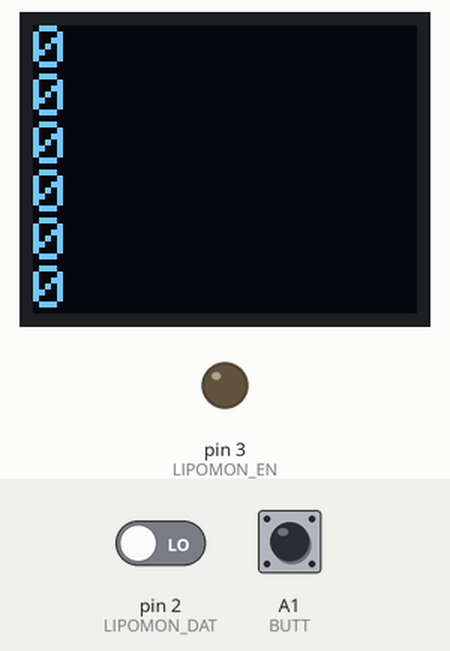
Simulated run of this sketch. Board: Arduino Uno, built with avr-gcc and run on an emulated ATmega328P. On the bench: 64×48 one-colour display, output pins drawn as LEDs (lit = HIGH). Inputs (shaded band) come from the test bench; at power-on: A1 (BUTT) HIGH, pin 2 (LIPOMON_DAT) LOW. Pins used as bus, display or sensor lines are not drawn.

1.5 s: A1 (BUTT) pulled LOW for 0.15 s
Above: at 2.5 s.
Timing chart, 0 to 4.5 s (numbered marks = the images above; inputs shaded):
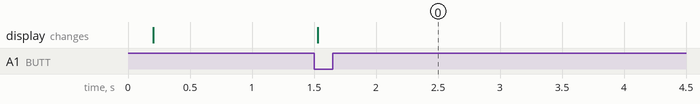

The sketch:

lipo_sensor_reader.ino
```cpp
/*
 * lipo_sensor_reader.ino - Verify output from battery sensor
 */

#include <Arduino.h>
#include <SPI.h>
#include <MicroView.h>
#include <stdlib.h>

#define LIPOMON_EN  3
#define LIPOMON_DAT 2
#define LIPOMON_CLK 5
#define BUTT A1

#define LIPOMON_VCC 5.0
#define LIPOMON_ADC 1024.0

#define NUM_CELLS 3
#define SERIAL_BAUD 9600
#define PREC 2

//
// Voltage divider calculations
//
//              R1 + R2
// Vin = Vout * -------
//                R2
//
// R1 = 4K7  (1%)
//    = 22K1 (1%)
//    = 36K  (1%)
// R2 = 10K  (1%, same for all)
//

// Precalculate scaling constants for ADC outputs
const float VDIV[NUM_CELLS] = {
  (1.0 / 1024.0) * 5.0 * (( 4900.0 + 10000.0) / 10000.0),
  (1.0 / 1024.0) * 5.0 * ((22100.0 + 10000.0) / 10000.0),
  (1.0 / 1024.0) * 5.0 * ((36000.0 + 10000.0) / 10000.0),
};

//SoftwareSerial serial(LIPOMON_RX, LIPOMON_TX);

uint8_t msb, lsb;
uint16_t readings[NUM_CELLS];
uint8_t buff[NUM_CELLS*2] = {
  1, 2, 3, 4, 5, 6
};
float voltage;

float calc_voltage(uint16_t adc_reading, uint8_t cell) {
  return VDIV[cell] * adc_reading;
}

void setup() {
  delay(200);
  pinMode(LIPOMON_DAT, INPUT);
  pinMode(LIPOMON_CLK, OUTPUT);
  pinMode(LIPOMON_EN, OUTPUT);
  pinMode(BUTT, INPUT_PULLUP);
  digitalWrite(LIPOMON_EN, LOW);
  uView.begin();
  uView.clear(ALL);
  uView.clear(PAGE);
  uView.display();
}

void loop() {

  // Enable monitoring
  //digitalWrite(LIPOMON_EN, HIGH);
  if (digitalRead(BUTT) == LOW) {

    // Wait a tick for it to crunch the numbers
    uView.clear(ALL);
    uView.setCursor(0, 0);
    uView.print(F("READING"));
    uView.display();

    // Get data
    for (uint8_t i=0; i<NUM_CELLS*2; i++) {
      buff[i] = shiftIn(LIPOMON_DAT, LIPOMON_CLK, MSBFIRST);
      //msb = shiftIn(LIPOMON_DAT, LIPOMON_CLK, MSBFIRST);
      //delay(1);
      //lsb = shiftIn(LIPOMON_DAT, LIPOMON_CLK, MSBFIRST);
      //readings[i] = (msb << 8) | lsb;
    }

    // Disable monitoring
    digitalWrite(LIPOMON_EN, LOW);

    // Print data to display
    uView.clear(PAGE);
    for (uint8_t i=0; i<NUM_CELLS*2; i++) {
      //uView.print(readings[i], HEX);
      //if (i % 2 == 0) {
      //  uView.setCursor(0,  (i/2)*8);
      //} else {
      //  uView.setCursor(16, (i/2)*8);
      //}
      uView.setCursor(0, i*8);
      uView.print(buff[i], BIN);
      //uView.print(buff[2*i+1], HEX);
    }
    uView.display();

    delay(1000);

  }

  // Connect over serial
  //serial.begin(SERIAL_BAUD);

  //// Wait for data
  //while (!serial.available()) {
  //  delay(10);
  //}

  //// Check for number of cells to match
  //char c = serial.read();
  //if (serial.read() == NUM_CELLS) {
  //  for (uint8_t i=0; i<NUM_CELLS; i++) {
  //    msb = serial.read();
  //    lsb = serial.read();
  //    reading = (msb << 8) + lsb;
  //    voltage = calc_voltage(reading, i);
  //    uView.print(i, DEC);
  //    uView.print(" ");
  //    uView.print(reading, HEX);
  //    uView.print(" ");
  //    uView.println(voltage, PREC);
  //  }
  //  uView.display();
  //} else {
  //  uView.print("bad # cells");
  //  uView.display();
  //}

  //delay(1000);

}
```

Measured:
- after the input at 1.5 s, the display: changes at once (image 0)
